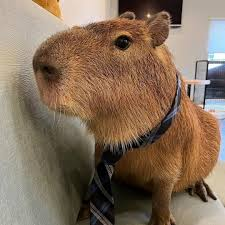
#> input picture assets/capybara.jpeg, 225 x 225 px
$ python -i grayscale.py   (imports and definitions only)
#> lines starting #> are read from the running program, lines starting #| are printed output that depends on the picture
#> further down, picture is the input picture: shape (225, 225, 3); mean B, G, R 91.2, 110.8, 132
"""Grayscale conversion helper"""

import cv2

# def to_gray(frame):
#     """Return the grayscale version of *frame*.
#     Parameters
#     ----------
#     frame : np.ndarray
#         Input BGR image.
#     Returns
#     -------
#     np.ndarray
#         8‑bit single channel image.
#     """
#     return cv2.cvtColor(frame, cv2.COLOR_BGR2GRAY)

def to_gray(frame, clahe_clip=3.0, clahe_tile=(8, 8)):
#> called with clahe_clip = 3, clahe_tile = (8, 8)
    lab = cv2.cvtColor(frame, cv2.COLOR_BGR2LAB)
#> lab: shape (225, 225, 3); mean of channels 0, 1, 2 121.3, 134, 142.3
    l, a, b = cv2.split(lab)
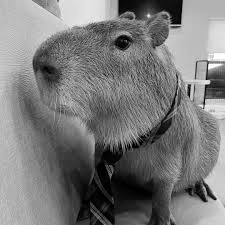
#> l: shape (225, 225); min 0, max 255, mean 121.3
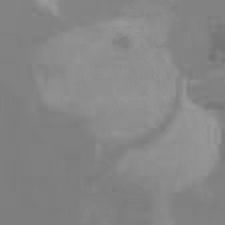
#> a: shape (225, 225); min 114, max 155, mean 134
    clahe = cv2.createCLAHE(clipLimit=clahe_clip, tileGridSize=clahe_tile)
    l = clahe.apply(l)
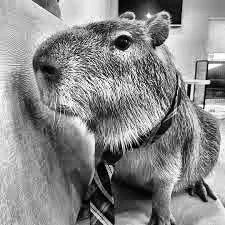
#> l: shape (225, 225); min 1, max 255, mean 136.6
    enhanced = cv2.cvtColor(cv2.merge((l, a, b)), cv2.COLOR_LAB2BGR)
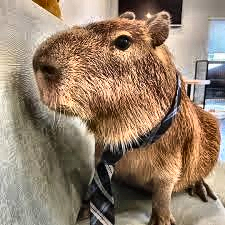
#> enhanced: shape (225, 225, 3); mean B, G, R 106.4, 126.4, 147.9
    return cv2.cvtColor(enhanced, cv2.COLOR_BGR2GRAY)

>>> import cv2
>>> picture = cv2.imread('../../assets/capybara.jpeg')
>>> result = to_gray(picture)

$ run again, on assets/cat.jpg
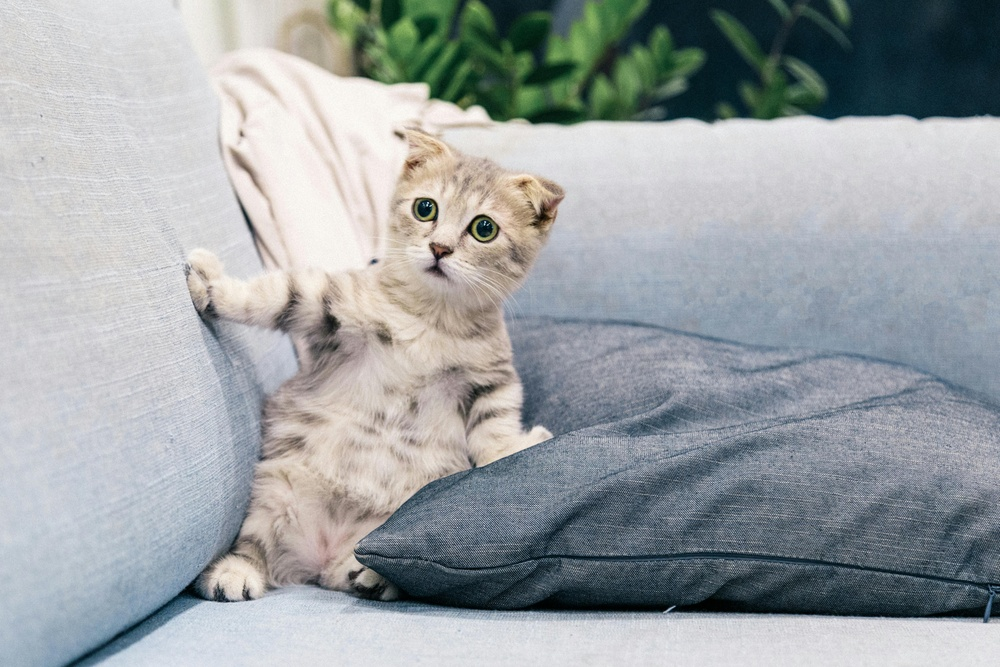
#> input picture assets/cat.jpg, 1000 x 667 px, shrunk from 4899 x 3266 before the run
#> picture is the input picture: shape (667, 1000, 3); mean B, G, R 163.8, 161.6, 156.1
#> lab: shape (667, 1000, 3); mean of channels 0, 1, 2 166.4, 126.6, 126.2
#> in to_gray, `l, a, b = cv2.split(lab)`:
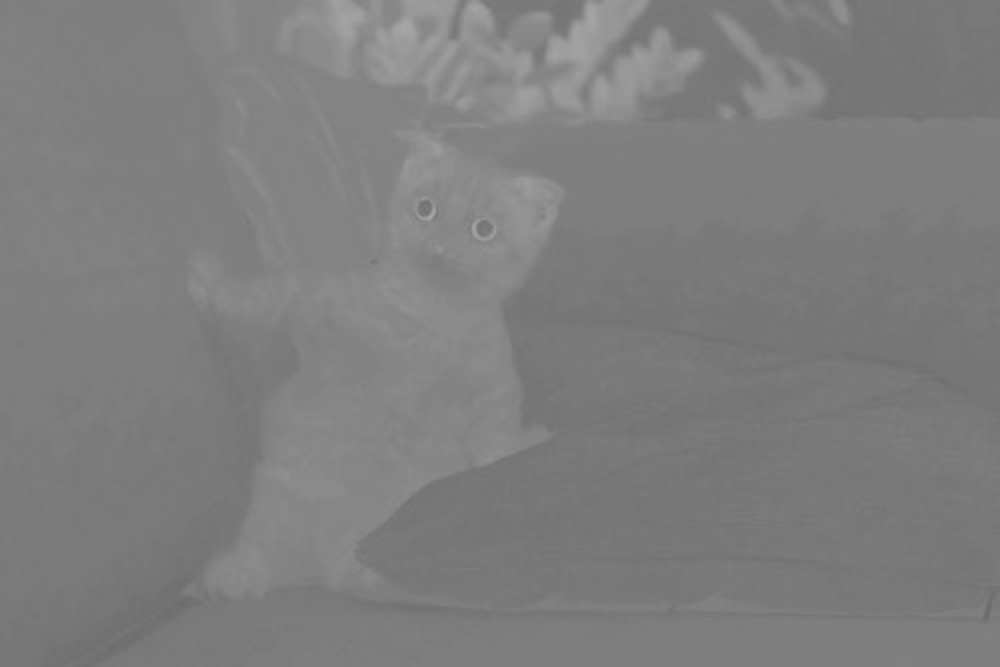
#> b: shape (667, 1000); min 106, max 169, mean 126.2
#> in to_gray, `enhanced = cv2.cvtColor(cv2.merge((l, a, b)), cv2.COLOR_LAB2BGR)`:
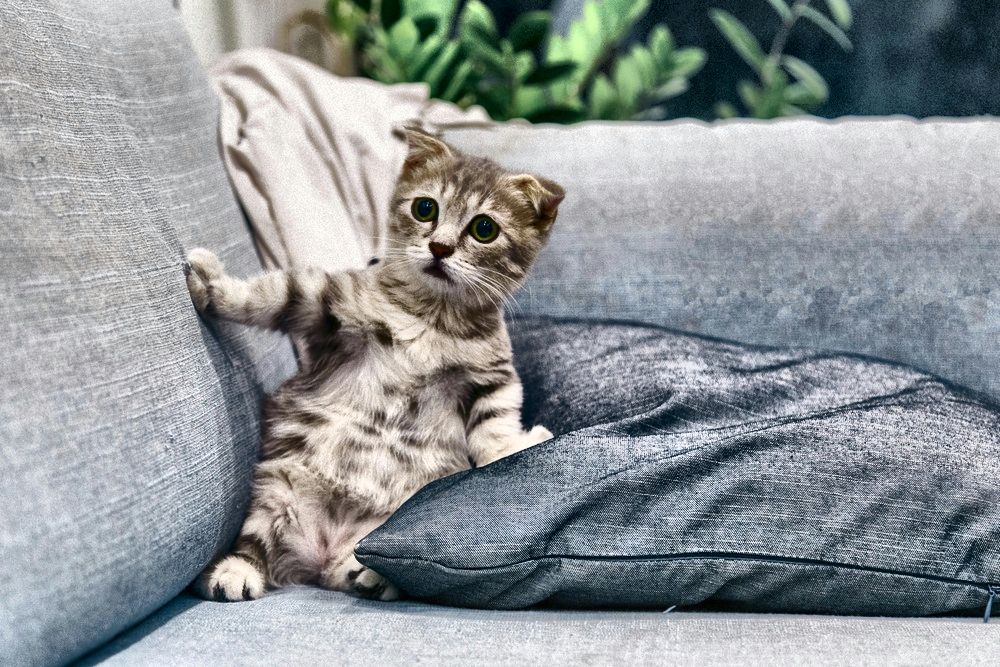
#> enhanced: shape (667, 1000, 3); mean B, G, R 150.5, 148.5, 142.8
